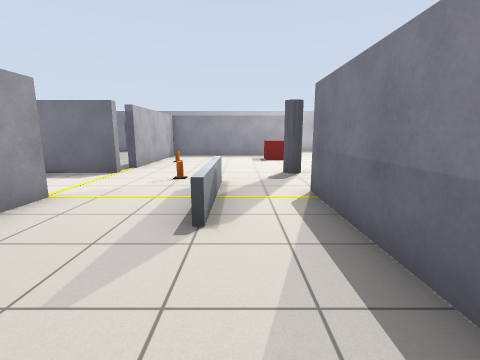
View 1 (above)

21 first-person views from a walk through a robot-simulator world made for Gazebo. The camera is 1.1 m above the floor, tilts 10° down and sees 85° across. The floor is counted in squares, 1 m on a side. Each view is taken from the middle of a square. On the plan, view 1 faces up. The plan holds only what a view shows up to about 12 squares ahead; the rest is blank.

View 2
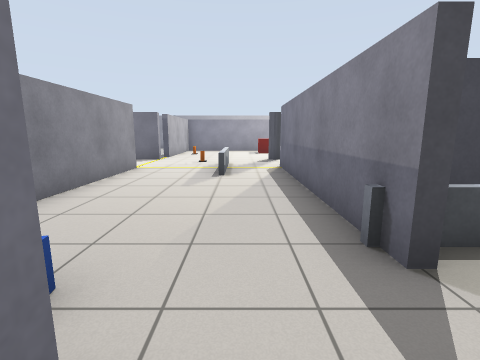

View 3
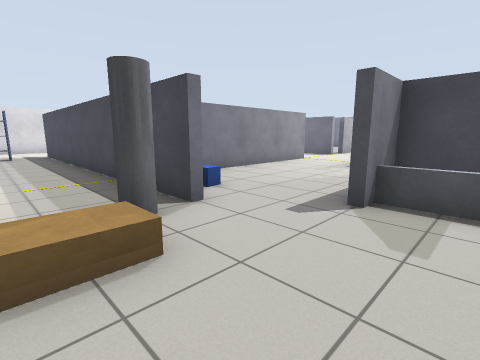

View 4
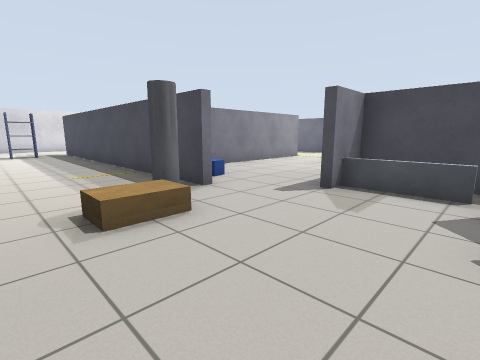

View 5
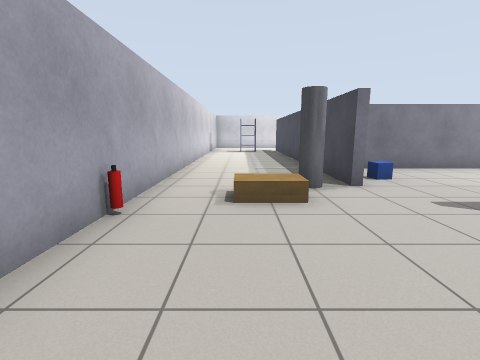

View 6
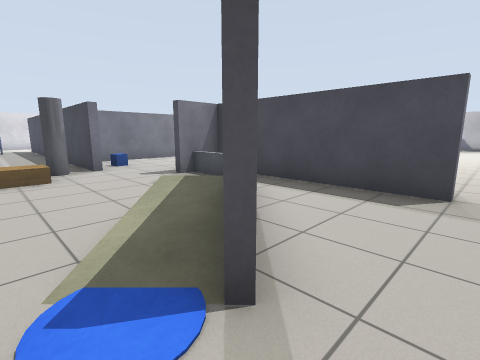

View 7
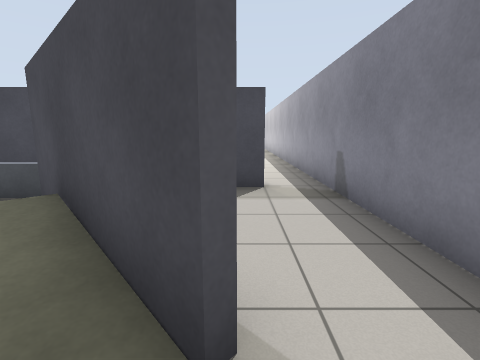

View 8
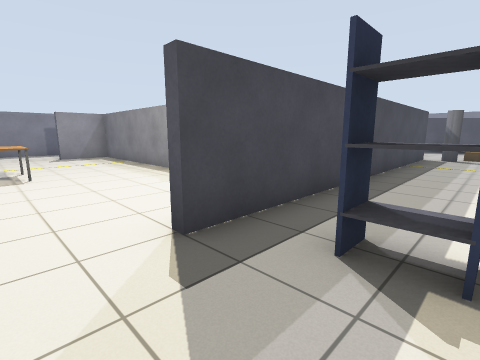

View 9
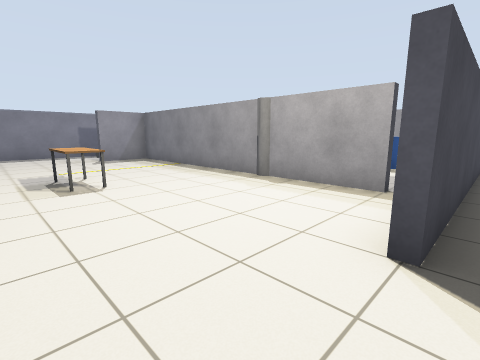

View 10
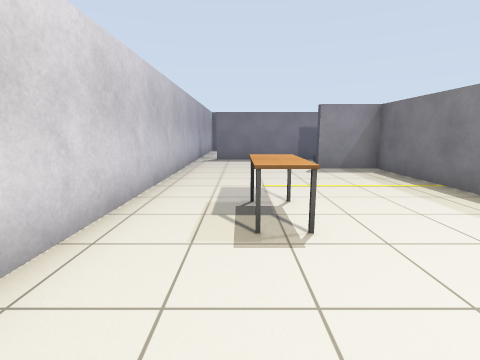

View 11
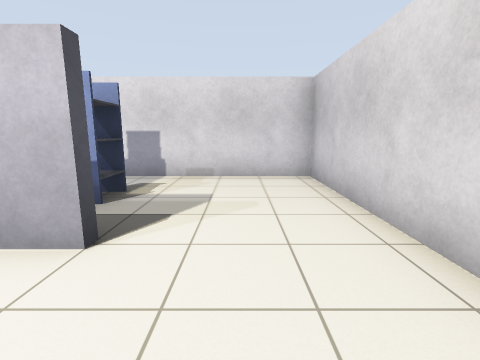

View 12
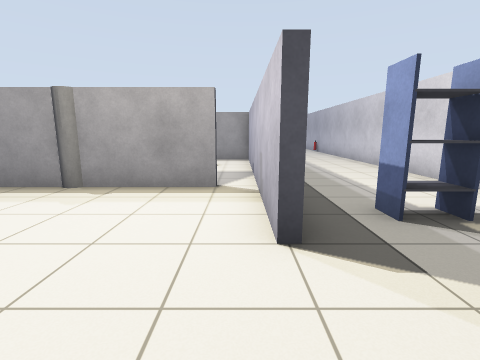

View 13
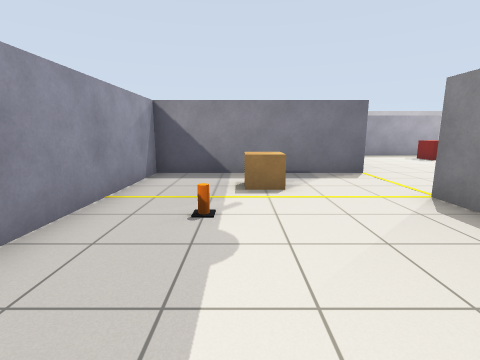

View 14
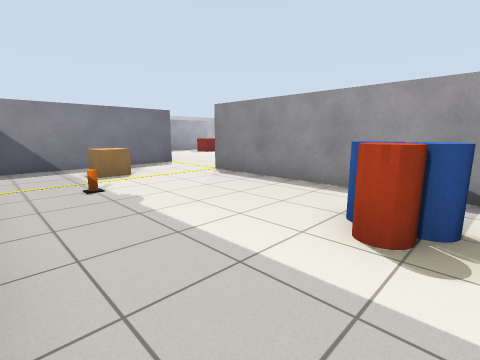

View 15
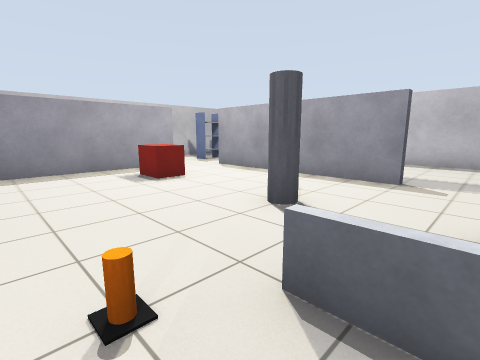

View 16
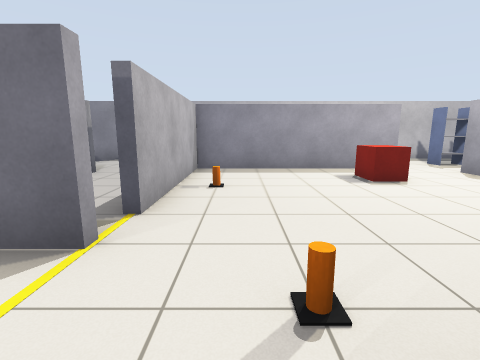

View 17
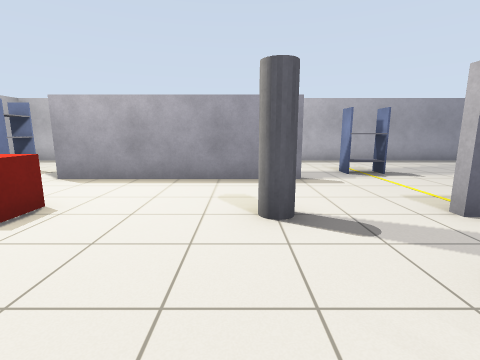

View 18
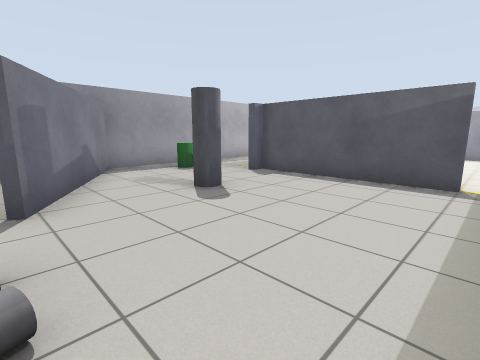

View 19
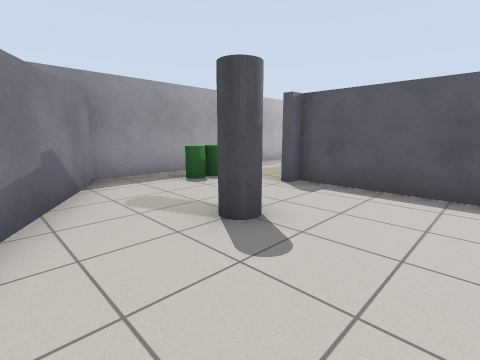

View 20
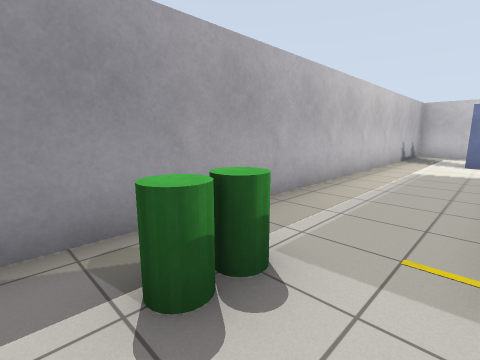

View 21
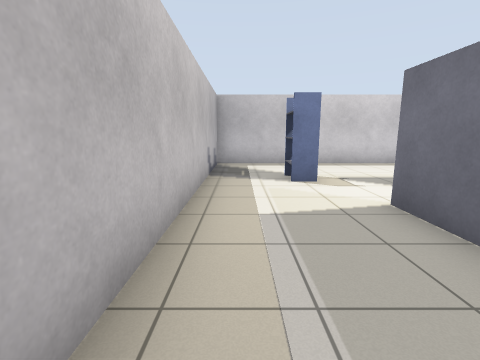

### Floor plan
Points are (right, up) in squares from view 1. A wall is a line through its corners. A room is listed if a view was taken in it or the views show most of it. See-through windows are left out.
Room 1 (view 1)
walls: (1.4, -2.1) (1.4, 5); (-3.4, 4.6) (-3.4, -2.5)
low walls: (-0.4, 4.4) (-0.4, 3)
ways out: opening at (-0.5, -3.5) to room 2; opening at (-2.5, 3.5) to room 4; opening at (0, 3.5) to room 4
objects: blue box (-2, -3)
Room 2 (views 2, 3, 4, 5, 6, 7, 8, 9, 10, 11, 12)
walls: (-8.8, -7.8) (0.6, -7.8); (-9.6, -2.6) (-9.6, 7.4) (-11.5, 7.4); (-1.4, -3.6) (-12.5, -3.6); (-12.6, -3.4) (-9.4, -3.4); (-15.8, -2.9) (-15.8, -7.8) (-10.9, -7.8); (2.5, -7.8) (3.2, -7.8); (6.9, -5.1) (4, -2.1); (7.6, -0.6) (1.6, -0.6); (-10.6, 10.4) (-15, 10.4); (8.9, -4.1) (8.9, -0.4); (-15.8, 11.2) (-15.8, 0.8)
low walls: (3.9, -1.6) (1.6, -1.6)
ways out: opening at (-0.5, -3.5) to room 1; opening at (-10, -3) to room 3; opening at (8, -1) to room 4; gap at (-15, 10); gap at (4, -2)
objects: bench (-14, 2) to (-13, 3); shelf (-12, -6) to (-11, -5); pipe (-11, 9) to (-10, 10); pillar (-1, -5) to (-1, -4); pallet (0, -6) to (1, -5); fire extinguisher (1, -8) to (2, -8)
Room 3 (views 13, 14)
walls: (-9.4, -3.4) (-4, -3.4); (-3.6, -3.4) (-3.6, 4.5); (-3.4, 7.4) (-9.4, 7.4) (-9.4, 2.4)
ways out: opening at (-10, -3) to room 2; opening at (-4, 5.5) to room 4
objects: pillar (-9, 1); cone (-8, 3); crate (-7, 5) to (-6, 6); barrel (-6, -2); barrel (-6, -1); barrel (-5, -1)
Room 4 (views 15, 16, 17, 18, 19, 20, 21)
walls: (4.4, 6.4) (4.4, 12.5); (1.4, 13.6) (3, 13.6); (-3.6, 8.4) (-3.6, 13.4); (3.1, 13.4) (-3.4, 13.4) (-3.4, 8.4); (8.9, 10.1) (8.9, 16.8) (-7, 16.8) (-9.7, 12.2); (8.9, -0.4) (8.9, 7.5)
low walls: (-0.4, 5.4) (-0.4, 4.4); (-0.6, 4.9) (-0.6, 5.5)
ways out: opening at (-2.5, 3.5) to room 1; opening at (0, 3.5) to room 1; opening at (8, -1) to room 2; opening at (-4, 5.5) to room 3
objects: pillar (-7, 12) to (-6, 13); barrel (-5, 15); barrel (-4, 15); cone (-3, 10); cone (-1, 6); pillar (1, 7) to (2, 7); crate (1, 11) to (2, 12); shelf (5, 4) to (6, 5); shelf (5, 14) to (6, 15)

Where each view was taken, in squares from view 1:
view 1: 0 up, 0 right, facing up
view 2: 4 down, 0 right, facing up
view 3: 6 down, 3 right, facing up-left
view 4: 7 down, 4 right, facing up-left
view 5: 6 down, 5 right, facing left
view 6: 6 down, 8 right, facing up-left
view 7: 6 down, 7 right, facing up
view 8: 6 down, 14 left, facing up-right
view 9: 4 down, 15 left, facing up-right
view 10: 1 down, 14 left, facing up
view 11: 1 down, 14 left, facing down
view 12: 3 down, 15 left, facing right
view 13: 0 up, 7 left, facing up
view 14: 2 down, 9 left, facing up-right
view 15: 5 up, 2 left, facing up-right
view 16: 5 up, 2 left, facing up
view 17: 8 up, 2 left, facing right
view 18: 8 up, 10 left, facing up-right
view 19: 10 up, 9 left, facing up-right
view 20: 14 up, 6 left, facing up-right
view 21: 16 up, 1 left, facing right
